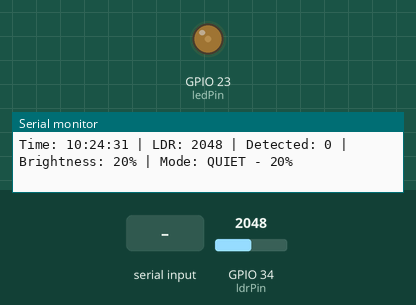
Bench run of a sketch on a simulated ESP32. Parts: output pins drawn as LEDs (lit = HIGH), the last lines printed to the serial monitor. The inputs (shaded band) are chosen by the test bench; at power-on: GPIO 34 (ldrPin) = 2048. The local clock reads 2024-03-15 10:24:30 at power-on unless the sketch sets it.

Above: at 1.2 s.
1.3 s: "1" received over Serial
At 3.1 s:
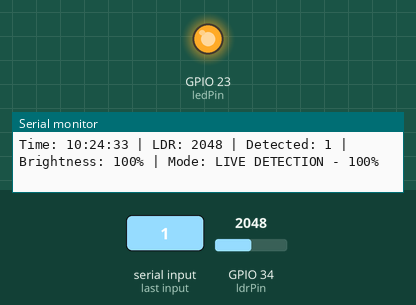
3.4 s: GPIO 34 (ldrPin) set to 1931
At 5.4 s:
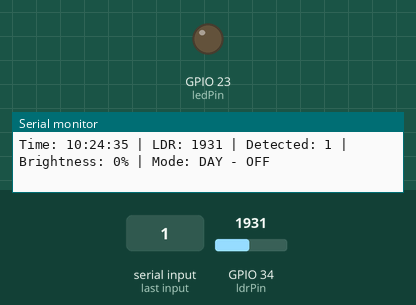
5.9 s: GPIO 34 (ldrPin) set to 2040
At 7.7 s:
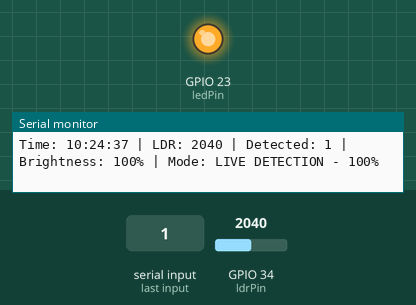
8.0 s: GPIO 34 (ldrPin) set to 1960
At 10.0 s:
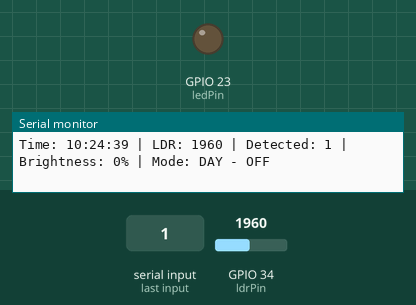
10.4 s: GPIO 34 (ldrPin) set to 2047
At 11.6 s:
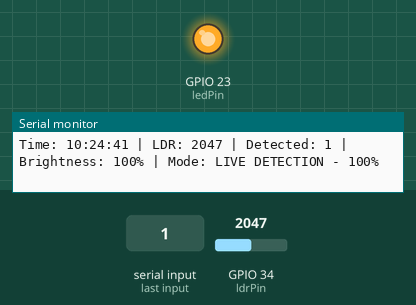
12.6 s: "0" received over Serial
At 13.7 s:
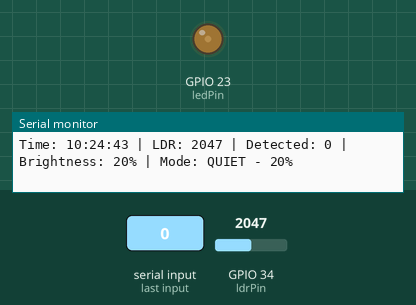
Timing chart, 0 to 15.2 s (numbered marks = the images above; inputs shaded):
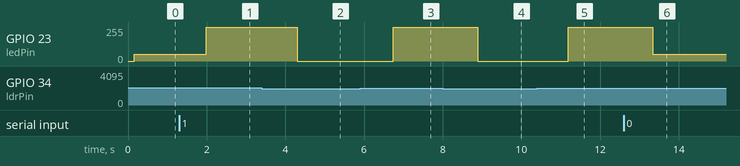

The sketch:

sketch_apr6a_copy_20260525144131.ino
```cpp
#include <WiFi.h>
#include <WebServer.h>
#include <Wire.h>
#include "RTClib.h"

RTC_DS3231 rtc;
WebServer server(80);

// WiFi hotspot
const char* ssid = "SmartLight";
const char* password = "12345678";

// Pins
const int ledPin = 23;
const int irPin = 19;
const int ldrPin = 34;

// Logic
int ldrValue;
bool detected;

// Manual IR simulation
bool manualDetected = false;
bool useManual = true;   // set true for demo

int quietDim = 51;    // 20%
int mlDim = 128;      // 50%
int fullBright = 255;

int currentBrightness = 0;
String currentMode = "";

// ML predicted busy hours
bool predictedBusyHour[24] = {
  false,false,false,false,false,false,
  false,true,true,false,false,false,
  false,false,false,false,false,true,
  true,true,true,false,false,false
};

// Smooth brightness transition
void smoothSetBrightness(int target) {
  if (currentBrightness < target) {
    for (int i = currentBrightness; i <= target; i++) {
      analogWrite(ledPin, i);
      delay(3);
    }
  } else if (currentBrightness > target) {
    for (int i = currentBrightness; i >= target; i--) {
      analogWrite(ledPin, i);
      delay(3);
    }
  }
  currentBrightness = target;
}

// Webpage
String webpage() {
  DateTime now = rtc.now();

  String html = "<!DOCTYPE html><html><head><meta charset='UTF-8'>";
  html += "<meta name='viewport' content='width=device-width, initial-scale=1.0'>";
  html += "<meta http-equiv='refresh' content='2'>";
  html += "<title>Smart Street Light</title>";
  html += "<style>";
  html += "body{font-family:Arial;padding:20px;background:#f5f5f5;}";
  html += ".card{background:white;padding:16px;border-radius:10px;margin-bottom:15px;}";
  html += "</style></head><body>";

  html += "<div class='card'><h2>Smart Street Light</h2>";
  html += "Time: " + String(now.hour()) + ":" + String(now.minute()) + ":" + String(now.second()) + "<br>";
  html += "LDR: " + String(ldrValue) + "<br>";
  html += "Detected: " + String(detected ? "YES" : "NO") + "<br>";
  html += "Brightness: " + String((currentBrightness * 100) / 255) + "%<br>";
  html += "Mode: " + currentMode + "<br></div>";

  html += "<div class='card'><h3>ML Busy Hours</h3>";
  for (int i = 0; i < 24; i++) {
    html += String(i) + ":00 → ";
    html += predictedBusyHour[i] ? "Busy<br>" : "Quiet<br>";
  }
  html += "</div>";

  html += "</body></html>";
  return html;
}

void handleRoot() {
  server.send(200, "text/html", webpage());
}

void setup() {
  Serial.begin(115200);

  pinMode(irPin, INPUT);
  pinMode(ledPin, OUTPUT);

  if (!rtc.begin()) {
    Serial.println("RTC fail");
    while (1);
  }

  // Uncomment ONCE if needed
  // rtc.adjust(DateTime(F(__DATE__), F(__TIME__)));

  WiFi.softAP(ssid, password);
  Serial.print("IP: ");
  Serial.println(WiFi.softAPIP());

  server.on("/", handleRoot);
  server.begin();
}

void loop() {
  server.handleClient();

  // SERIAL CONTROL (manual IR)
  if (Serial.available()) {
    char input = Serial.read();

    if (input == '1') {
      manualDetected = true;
      Serial.println("Manual Detection ON");
    }
    else if (input == '0') {
      manualDetected = false;
      Serial.println("Manual Detection OFF");
    }
  }

  DateTime now = rtc.now();
  int hourNow = now.hour();

  ldrValue = analogRead(ldrPin);

  // Use manual or real IR
  if (useManual) {
    detected = manualDetected;
  } else {
    detected = (digitalRead(irPin) == LOW);
  }

  bool isDay = (ldrValue < 2000);

  if (isDay) {
    smoothSetBrightness(0);
    currentMode = "DAY - OFF";
  } else {
    if (detected) {
      smoothSetBrightness(fullBright);
      currentMode = "LIVE DETECTION - 100%";
    }
    else if (predictedBusyHour[hourNow]) {
      smoothSetBrightness(mlDim);
      currentMode = "ML PREDICTED - 50%";
    }
    else {
      smoothSetBrightness(quietDim);
      currentMode = "QUIET - 20%";
    }
  }

  Serial.print("Time: ");
  Serial.print(now.hour()); Serial.print(":");
  Serial.print(now.minute()); Serial.print(":");
  Serial.print(now.second());

  Serial.print(" | LDR: "); Serial.print(ldrValue);
  Serial.print(" | Detected: "); Serial.print(detected);
  Serial.print(" | Brightness: "); Serial.print((currentBrightness * 100) / 255);
  Serial.print("% | Mode: "); Serial.println(currentMode);

  delay(150);
}
```

Measured:
- the behaviour switches between 2000 and 1999 on GPIO 34 (ldrPin) (found by bisection; images 1 and 2)
- after the input at 1.3 s, GPIO 23 (ledPin): 51/255 → 255/255 after 0.69 s
- after the input at 3.4 s, GPIO 23 (ledPin): 255/255 → 0/255 after 0.90 s
- after the input at 5.9 s, GPIO 23 (ledPin): 0/255 → 255/255 after 0.84 s
- after the input at 8.0 s, GPIO 23 (ledPin): 255/255 → 0/255 after 0.90 s
- after the input at 10.4 s, GPIO 23 (ledPin): 0/255 → 255/255 after 0.79 s
- after the input at 12.6 s, GPIO 23 (ledPin): 255/255 → 51/255 after 0.74 s
